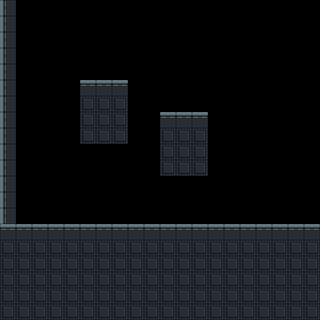

The image is a tile-based game level rendered from a .tmx file. Its description and complete source (layers, tilesets, objects, tile grids) follow:
An orthogonal 20x20 tile map with 16x16 px tiles, 1 tile layer (wg-tiles) and 2 objects (entry_top, exit_right).

<map version="1.10" tiledversion="1.11.2" orientation="orthogonal" renderorder="right-down" width="20" height="20" tilewidth="16" tileheight="16" infinite="0" nextlayerid="6" nextobjectid="10">
 <properties>
  <property name="biome" value="default" />
  <property name="chunk_id" value="transition_vh_01" />
  <property name="difficulty" type="int" value="1" />
  <property name="max_enemies" type="int" value="1" />
  <property name="min_enemies" type="int" value="0" />
  <property name="tags" value="transition_vh" />
 </properties>
 <tileset firstgid="1" source="../levels/tilesets/cyberpunk-tiles.tsx" />
 <layer id="1" name="wg-tiles" width="20" height="20">
  <properties>
   <property name="render" type="bool" value="true" />
  </properties>
  <data encoding="csv">
18,0,0,0,0,0,0,0,0,0,0,0,0,0,0,0,0,0,0,0,
18,0,0,0,0,0,0,0,0,0,0,0,0,0,0,0,0,0,0,0,
18,0,0,0,0,0,0,0,0,0,0,0,0,0,0,0,0,0,0,0,
18,0,0,0,0,0,0,0,0,0,0,0,0,0,0,0,0,0,0,0,
18,0,0,0,0,0,0,0,0,0,0,0,0,0,0,0,0,0,0,0,
18,0,0,0,0,16,16,16,0,0,0,0,0,0,0,0,0,0,0,0,
18,0,0,0,0,28,28,28,0,0,0,0,0,0,0,0,0,0,0,0,
18,0,0,0,0,28,28,28,0,0,16,16,16,0,0,0,0,0,0,0,
18,0,0,0,0,28,28,28,0,0,28,28,28,0,0,0,0,0,0,0,
18,0,0,0,0,0,0,0,0,0,28,28,28,0,0,0,0,0,0,0,
18,0,0,0,0,0,0,0,0,0,28,28,28,0,0,0,0,0,0,0,
18,0,0,0,0,0,0,0,0,0,0,0,0,0,0,0,0,0,0,0,
18,0,0,0,0,0,0,0,0,0,0,0,0,0,0,0,0,0,0,0,
18,0,0,0,0,0,0,0,0,0,0,0,0,0,0,0,0,0,0,0,
16,16,16,16,16,16,16,16,16,16,16,16,16,16,16,16,16,16,16,16,
28,28,28,28,28,28,28,28,28,28,28,28,28,28,28,28,28,28,28,28,
28,28,28,28,28,28,28,28,28,28,28,28,28,28,28,28,28,28,28,28,
28,28,28,28,28,28,28,28,28,28,28,28,28,28,28,28,28,28,28,28,
28,28,28,28,28,28,28,28,28,28,28,28,28,28,28,28,28,28,28,28,
28,28,28,28,28,28,28,28,28,28,28,28,28,28,28,28,28,28,28,28
</data>
 </layer>
 <objectgroup id="2" name="Connections">
  <object id="1" name="entry_top" x="128" y="0" width="48">
   <properties>
    <property name="edge" value="top" />
    <property name="slot" type="int" value="0" />
   </properties>
  </object>
  <object id="2" name="exit_right" x="272" y="176" width="48" height="48">
   <properties>
    <property name="edge" value="right" />
    <property name="slot" type="int" value="0" />
   </properties>
  </object>
 </objectgroup>
</map>
